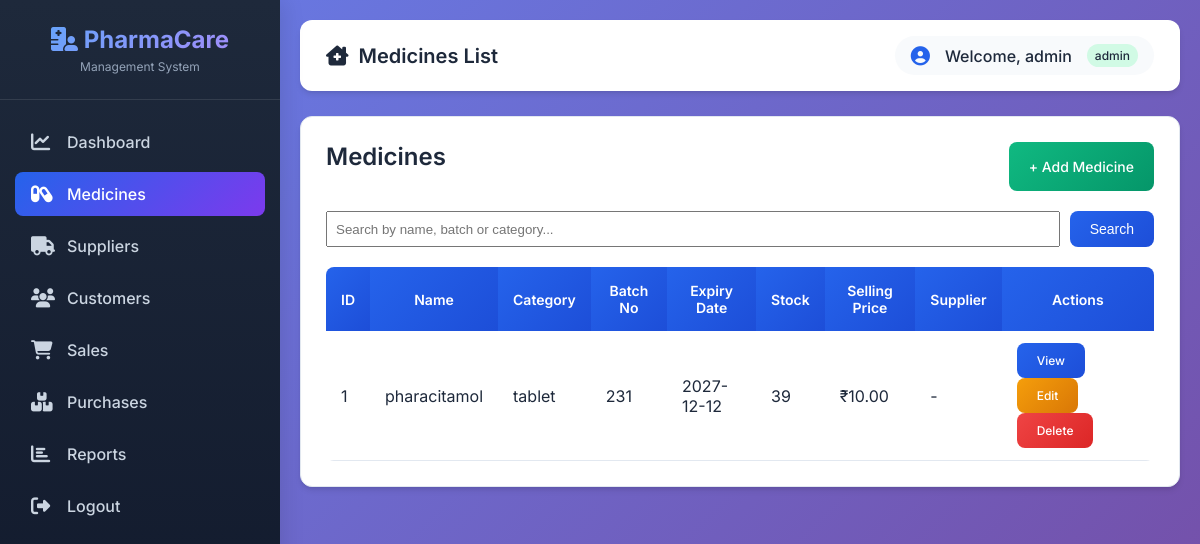
Screenshot of /medicines/ (signed in) with the database file from the repository.
### tables this page shows
CREATE TABLE medicines (
            id INTEGER PRIMARY KEY AUTOINCREMENT,
            name TEXT NOT NULL,
            category TEXT,
            batch_no TEXT,
            expiry_date DATE,
            quantity INTEGER DEFAULT 0,
            purchase_price REAL,
            selling_price REAL,
            supplier_id INTEGER,
            reorder_level INTEGER DEFAULT 10,
            created_at TIMESTAMP DEFAULT CURRENT_TIMESTAMP,
            FOREIGN KEY (supplier_id) REFERENCES suppliers (id)
        );

### routes/medicine_routes.py (the view)
@medicine_bp.route('/')
def medicine_list():
    if 'user_id' not in session:
        return redirect(url_for('auth_bp.login'))
    medicines, suppliers = MedicineController.get_all_medicines()
    return render_template('medicine/medicine_list.html', medicines=medicines, suppliers=suppliers)

### database/db.py (called while the page is built)
def get_db_connection():
    conn = sqlite3.connect(DATABASE_PATH)
    conn.row_factory = sqlite3.Row
    return conn

### models/medicine_model.py (called while the page is built)
    @staticmethod
    def get_all_medicines():
        conn = get_db_connection()
        cursor = conn.cursor()
        cursor.execute('''
            SELECT m.*, s.name as supplier_name
            FROM medicines m
            LEFT JOIN suppliers s ON m.supplier_id = s.id
            ORDER BY m.name
        ''')
        medicines = cursor.fetchall()
        conn.close()
        return medicines

### models/supplier_model.py (called while the page is built)
    @staticmethod
    def get_all_suppliers():
        conn = get_db_connection()
        cursor = conn.cursor()
        cursor.execute("SELECT * FROM suppliers ORDER BY name")
        suppliers = cursor.fetchall()
        conn.close()
        return suppliers

### templates/medicine/medicine_list.html (shortened to what this page needs)
{% extends "layout/base.html" %}
{% block title %}Medicines List{% endblock %}
{% block content %}
<div class="card">
    <div style="display: flex; justify-content: space-between; margin-bottom: 20px;">
        <h2>Medicines</h2>
        <a href="{{ url_for('medicine_bp.add_medicine') }}" class="btn btn-success">+ Add Medicine</a>
    </div>
    <form method="GET" action="{{ url_for('medicine_bp.search_medicines') }}" style="margin-bottom: 20px;">
        <div style="display: flex; gap: 10px;">
            <input type="text" name="search" placeholder="Search by name, batch or category..."
                   value="{{ search_term }}" style="flex: 1; padding: 8px;">
            <button type="submit" class="btn btn-primary">Search</button>
        </div>
    </form>
    <table>
        <thead>
            <tr>
                <th>ID</th>
                <th>Name</th>
                <th>Category</th>
                <th>Batch No</th>
                <th>Expiry Date</th>
                <th>Stock</th>
                <th>Selling Price</th>
                <th>Supplier</th>
                <th>Actions</th>
            </tr>
        </thead>
        <tbody>
            {% for medicine in medicines %}
            <tr>
                <td>{{ medicine.id }}</td>
                <td>{{ medicine.name }}</td>
                <td>{{ medicine.category or '-' }}</td>
                <td>{{ medicine.batch_no or '-' }}</td>
                <td style="{% if medicine.expiry_date <= '2026-01-01' %}color: red;{% endif %}">
                    {{ medicine.expiry_date or '-' }}
                </td>
                <td style="{% if medicine.quantity <= medicine.reorder_level %}color: red; font-weight: bold;{% endif %}">
                    {{ medicine.quantity }}
                </td>
                <td>₹{{ "%.2f"|format(medicine.selling_price or 0) }}</td>
                <td>{{ medicine.supplier_name or '-' }}</td>
                <td>
                    <a href="{{ url_for('medicine_bp.view_medicine', medicine_id=medicine.id) }}" class="btn btn-primary" style="font-size: 12px;">View</a>
                    <a href="{{ url_for('medicine_bp.edit_medicine', medicine_id=medicine.id) }}" class="btn btn-warning" style="font-size: 12px;">Edit</a>
                    <a href="{{ url_for('medicine_bp.delete_medicine', medicine_id=medicine.id) }}" class="btn btn-danger" style="font-size: 12px;" onclick="return confirm('Are you sure?')">Delete</a>
                </td>
            </tr>
            {% endfor %}
        </tbody>
    </table>
</div>
{% endblock %}

### templates/layout/base.html (style rules this page uses)
:root { --primary: #2563eb; --primary-dark: #1d4ed8; --secondary: #10b981; --danger: #ef4444; --warning: #f59e0b; --info: #3b82f6; --dark: #1e293b; --light: #f8fafc; --gray: #64748b; --border: #e2e8f0; --shadow-sm: 0 1px 2px 0 rgb(0 0 0 / 0.05); --shadow: 0 1px 3px 0 rgb(0 0 0 / 0.1), 0 1px 2px -1px rgb(0 0 0 / 0.1); --shadow-md: 0 4px 6px -1px rgb(0 0 0 / 0.1), 0 2px 4px -2px rgb(0 0 0 / 0.1); --shadow-lg: 0 10px 15px -3px rgb(0 0 0 / 0.1), 0 4px 6px -4px rgb(0 0 0 / 0.1); --radius: 12px; --radius-sm: 8px; }
* { margin: 0; padding: 0; box-sizing: border-box; }
body { font-family: 'Inter', sans-serif; background: linear-gradient(135deg, #667eea 0%, #764ba2 100%); min-height: 100vh; overflow-x: hidden; }
.btn { padding: 10px 20px; border: none; border-radius: var(--radius-sm); cursor: pointer; text-decoration: none; display: inline-flex; align-items: center; gap: 8px; font-weight: 500; transition: all 0.3s ease; font-size: 0.875rem; }
.btn-primary { background: linear-gradient(135deg, var(--primary), var(--primary-dark)); color: white; }
.btn-success { background: linear-gradient(135deg, #10b981, #059669); color: white; }
.btn-danger { background: linear-gradient(135deg, #ef4444, #dc2626); color: white; }
.btn-warning { background: linear-gradient(135deg, #f59e0b, #d97706); color: white; }
.card { background: white; padding: 25px; border-radius: var(--radius); box-shadow: var(--shadow-md); margin-bottom: 25px; transition: all 0.3s ease; border: 1px solid var(--border); }
.card h2, .card h3 { margin-bottom: 20px; color: var(--dark); font-weight: 600; }
table { width: 100%; background: white; border-collapse: separate; border-spacing: 0; margin-top: 20px; border-radius: var(--radius-sm); overflow: hidden; }
table th { background: linear-gradient(135deg, var(--primary), var(--primary-dark)); color: white; padding: 15px; font-weight: 600; font-size: 0.875rem; }
table td { padding: 12px 15px; border-bottom: 1px solid var(--border); color: var(--dark); }

### rows the page displays
medicines: id "1", name "pharacitamol", category "tablet", batch_no "231", expiry_date "2027-12-12", quantity "39", selling_price "10.00", supplier_name "-"

### other values shown
{{ session.username }} "admin"
{{ session.role }} "admin"
